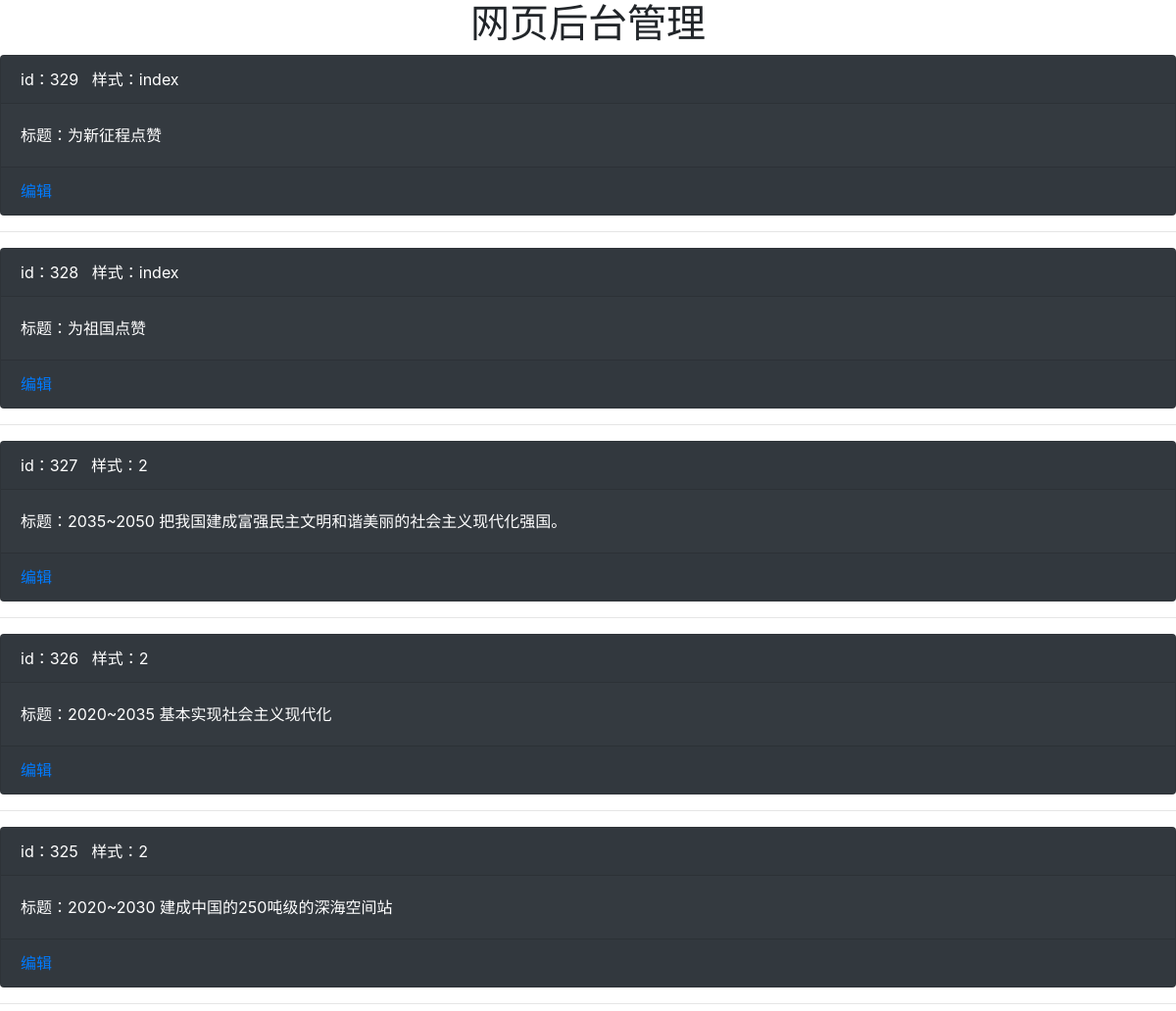
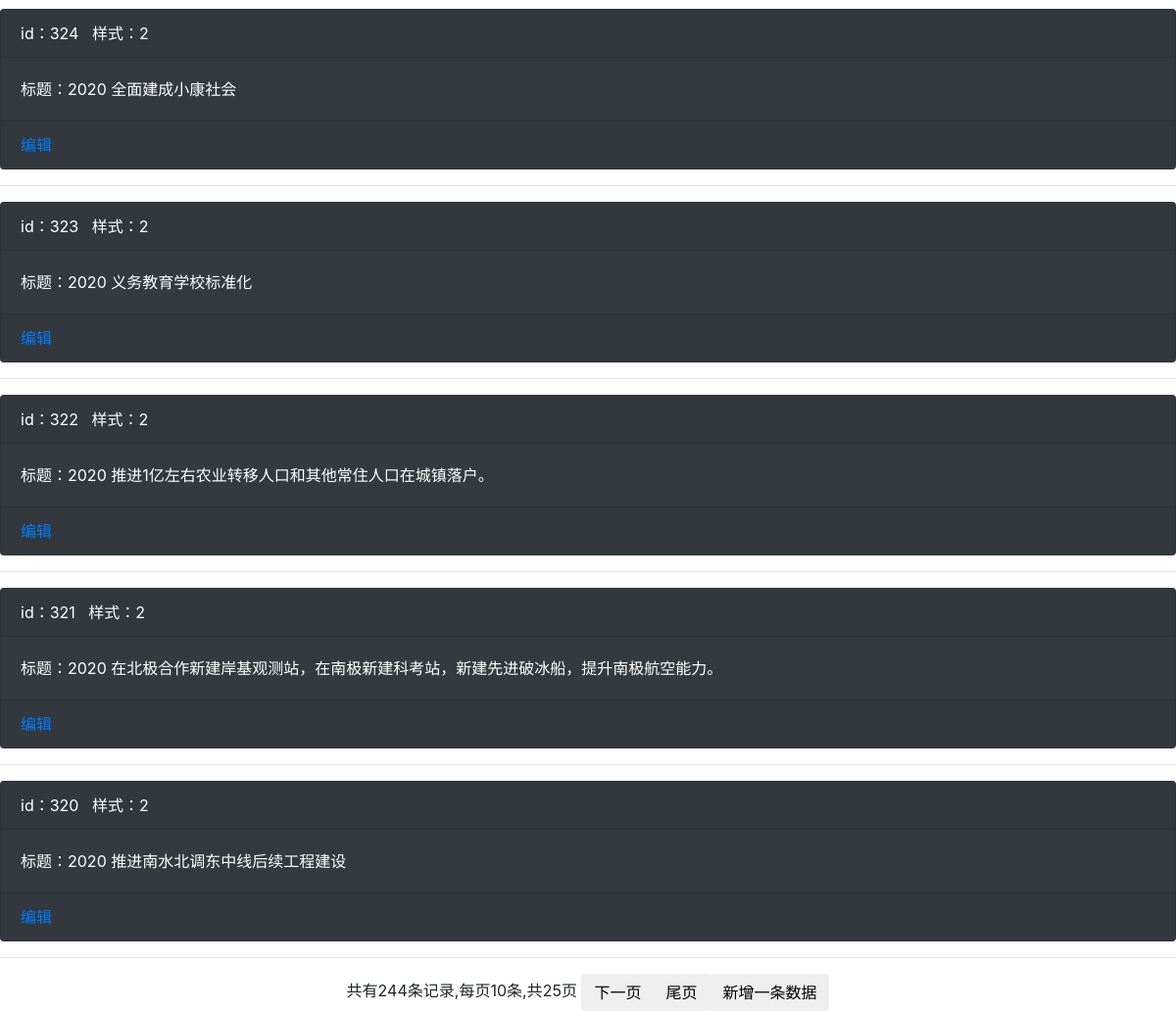
/ueditor/list.php, run on the app's committed database (2 pictures, top to bottom).
### tables this page shows
CREATE TABLE IF NOT EXISTS `page` (`id` int(11) NOT NULL AUTO_INCREMENT,`title` varchar(255) NOT NULL COMMENT '页面标题',`title_en` varchar(255) NOT NULL COMMENT '标题——英文',`timestamp` varchar(25) NOT NULL COMMENT '页面创建时间戳',`cdate` varchar(25) NOT NULL COMMENT '日期',`ctime` varchar(25) NOT NULL COMMENT '时间',`pagestyle` varchar(255) NOT NULL COMMENT '页面分隔，不同页面风格不同区分一些',`pagecode` mediumtext NOT NULL COMMENT '页面代码',`pagecode_en` mediumtext NOT NULL COMMENT '主页面——英文',`visit` int(11) NOT NULL COMMENT '浏览次数',`zan` int(11) NOT NULL COMMENT '点赞数量',`demo` text NOT NULL COMMENT '备注',PRIMARY KEY (`id`));

### ueditor/list.php (the view, shortened to what this page needs)
<?php
include "../page/config.php";
?>
<div id="page">
<html>
<head>
<link href="https://maxcdn.bootstrapcdn.com/bootstrap/4.0.0/css/bootstrap.min.css" rel="stylesheet">
</head>
<body>
<div class="text-center"><h1>网页后台管理</h1></div>
<?php
$perpagenum = 10;
$con = mysql_connect($database_path,$database_username,$database_password);
if(isset($_GET['style'])&&$_GET['style']!=''){
	$rs=mysql_query("select count(*) from page where pagestyle like '%".$_GET['style']."%' and pagestyle<>'del'",$con);
}elseif(isset($_GET['id'])&&$_GET['id']!=''){
	$rs=mysql_query("select count(*) from page where id like '%".$_GET['id']."%' and pagestyle<>'del'",$con);
}elseif(isset($_GET['title'])&&$_GET['title']!=''){
	$rs=mysql_query("select count(*) from page where title like '%".$_GET['title']."%' and pagestyle<>'del'",$con);
}else{
	$rs=mysql_query("select count(*) from page where pagestyle<>'del'",$con);
}
$Total = mysql_fetch_array($rs);
$Total = $Total[0];
$Totalpage = ceil($Total/$perpagenum);
if(!isset($_GET['page'])||!intval($_GET['page'])||$_GET['page']>$Totalpage)
{$page=1;}else{$page=$_GET['page'];}
$startnum = ($page-1)*$perpagenum;
if(isset($_GET['style'])&&$_GET['style']!=''){
	$sql="select * from page where pagestyle like '%".$_GET['style']."%' and pagestyle<>'del' order by id DESC limit $startnum,$perpagenum";
}elseif(isset($_GET['id'])&&$_GET['id']!=''){
	$sql="select * from page where id like '%".$_GET['id']."%' and pagestyle<>'del' order by id DESC limit $startnum,$perpagenum";
}elseif(isset($_GET['title'])&&$_GET['title']!=''){
	$sql="select * from page where title like '%".$_GET['title']."%' and pagestyle<>'del' order by id DESC limit $startnum,$perpagenum";
}else{
	$sql = "select * from page where pagestyle<>'del' order by id DESC limit $startnum,$perpagenum";
}
$rs = mysql_query($sql, $con);
$contents = mysql_fetch_assoc($rs);
if($Total)
{
	do
    {
		print('<div class="card bg-dark text-white"><div class="card-header">id：'.$contents['id']."&nbsp;&nbsp;&nbsp;样式：".$contents['pagestyle']."</div><div class=\"card-body\">标题：".$contents['title']."</div><div class=\"card-footer\"><a href='index.php?id=".$contents['id']."' target='_blank'>编辑</a></div></div><hr />");
		}while($contents = mysql_fetch_array($rs));
echo("</div>");
echo "<center>共有".$Total."条记录,每页".$perpagenum."条,共".$Totalpage."页 ";
print('<div class="btn-group">');
{?>
<?php }
if($page != $Totalpage){?>
<button type="button" class="btn btn-default" id="back2">下一页</button>
<button type="button" class="btn btn-default" id="back3">尾页</button>
<?php }
}else{print('还没有任何数据！');}?>
<br />
	<a href="index.php" target="_blank"><button type="button" class="btn btn-default">新增一条数据</button></a>
</div>

### data on the page
page: id "329", pagestyle "index", title "为新征程点赞"
page: id "328", pagestyle "index", title "为祖国点赞"
page: id "327", pagestyle "2", title "2035~2050 把我国建成富强民主文明和谐美丽的社会主义现代化强国。"
page: id "326", pagestyle "2", title "2020~2035 基本实现社会主义现代化"
page: id "325", pagestyle "2", title "2020~2030 建成中国的250吨级的深海空间站"
page: id "324", pagestyle "2", title "2020 全面建成小康社会"
page: id "323", pagestyle "2", title "2020 义务教育学校标准化"
page: id "322", pagestyle "2", title "2020 推进1亿左右农业转移人口和其他常住人口在城镇落户。"
page: id "321", pagestyle "2", title "2020 在北极合作新建岸基观测站，在南极新建科考站，新建先进破冰船，提升南极航空能力。"
page: id "320", pagestyle "2", title "2020 推进南水北调东中线后续工程建设"

### other printed values
$Total "244"
$perpagenum "10"
$Totalpage "25"
